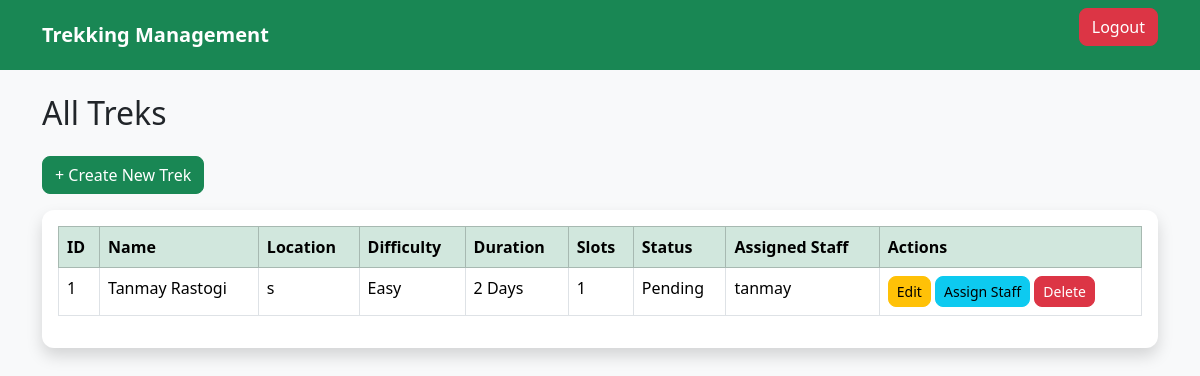
/admin/treks (signed in), run on an earlier commit of the app's database.
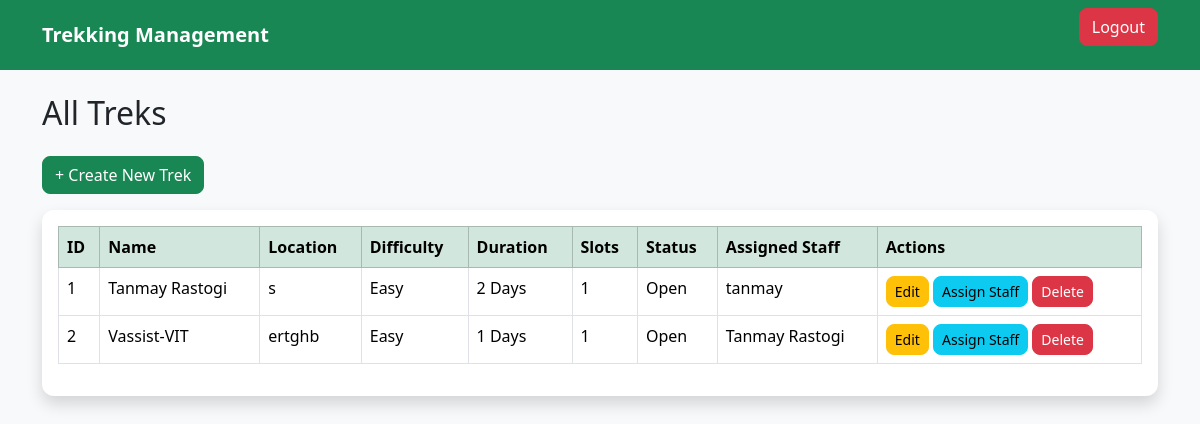
And on a later commit of the database.
### models/trek.py (models this page shows, shortened)
class Trek(db.Model):
    __tablename__ = "treks"
    id = db.Column(db.Integer, primary_key=True)
    trek_name = db.Column(db.String(100), nullable=False)
    location = db.Column(db.String(100), nullable=False)
    difficulty = db.Column(db.String(20), nullable=False)
    duration = db.Column(db.Integer, nullable=False)
    available_slots = db.Column(db.Integer, nullable=False)
    description = db.Column(db.Text)
    start_date = db.Column(db.Date, nullable=False)
    end_date = db.Column(db.Date, nullable=False)
    status = db.Column(
        db.String(20),
        default="Open"
    )
    assigned_staff_id = db.Column(
        db.Integer,
        db.ForeignKey("staff_profiles.id"),
        nullable=True
    )
    bookings = db.relationship(
        "Booking",
        backref="trek",
        lazy=True
    )

### models/user.py (models this page shows, shortened)
class User(UserMixin, db.Model):
    __tablename__ = "users"
    id = db.Column(db.Integer, primary_key=True)
    name = db.Column(db.String(100), nullable=False)
    email = db.Column(db.String(120), unique=True, nullable=False)
    password = db.Column(db.String(255), nullable=False)
    role = db.Column(db.String(20), nullable=False)
    is_active = db.Column(db.Boolean, default=True)
    is_blacklisted = db.Column(db.Boolean, default=False)
    created_at = db.Column(db.DateTime, default=datetime.utcnow)
    bookings = db.relationship("Booking", backref="user", lazy=True)
    staff_profile = db.relationship(
        "StaffProfile",
        backref="user",
        uselist=False
    )

### routes/admin.py (the view)
@admin.route("/admin/treks")
@login_required
def view_treks():
    if current_user.role != "admin":
        flash("Access Denied!", "danger")
        return redirect(url_for("home"))
    treks = Trek.query.order_by(Trek.id).all()
    return render_template(
        "admin/view_treks.html",
        treks=treks
    )

### app.py (called while the page is built)
@login_manager.user_loader
def load_user(user_id):
    return User.query.get(int(user_id))

### templates/admin/view_treks.html (shortened to what this page needs)
{% extends "base.html" %}
{% block content %}
<h2 class="mb-4">All Treks</h2>
<div class="mb-3">
    <a href="{{ url_for('admin.create_trek') }}" class="btn btn-success">
        + Create New Trek
    </a>
</div>
<div class="card shadow">
    <div class="card-body">
        <table class="table table-bordered table-hover">
            <thead class="table-success">
                <tr>
                    <th>ID</th>
                    <th>Name</th>
                    <th>Location</th>
                    <th>Difficulty</th>
                    <th>Duration</th>
                    <th>Slots</th>
                    <th>Status</th>
                    <th>Assigned Staff</th>
                    <th>Actions</th>
                </tr>
            </thead>
            <tbody>
                {% for trek in treks %}
                <tr>
                    <td>{{ trek.id }}</td>
                    <td>{{ trek.trek_name }}</td>
                    <td>{{ trek.location }}</td>
                    <td>{{ trek.difficulty }}</td>
                    <td>{{ trek.duration }} Days</td>
                    <td>{{ trek.available_slots }}</td>
                    <td>{{ trek.status }}</td>
                    <td>
{% if trek.staff %}
{{ trek.staff.user.name }}
{% else %}
<span class="text-danger">
Not Assigned
</span>
{% endif %}
</td>
                    <td>
                        <a href="{{ url_for('admin.edit_trek', trek_id=trek.id) }}"
   class="btn btn-warning btn-sm">
    Edit
</a>
<a
href="{{ url_for('admin.assign_staff', trek_id=trek.id) }}"
class="btn btn-info btn-sm">
Assign Staff
</a>
                        <a href="{{ url_for('admin.delete_trek', trek_id=trek.id) }}"
   class="btn btn-danger btn-sm"
   onclick="return confirm('Are you sure you want to delete this trek?')">
    Delete
</a>
                    </td>
                </tr>
                {% else %}
                <tr>
                    <td colspan="8" class="text-center">
                        No treks available.
                    </td>
                </tr>
                {% endfor %}
            </tbody>
        </table>
    </div>
</div>
{% endblock %}

### templates/base.html (shortened to what this page needs)
<!DOCTYPE html>
<html lang="en">
<head>
    <link href="https://cdn.jsdelivr.net/npm/bootstrap@5.3.3/dist/css/bootstrap.min.css" rel="stylesheet">
    <link rel="stylesheet" href="{{ url_for('static', filename='css/style.css') }}">
</head>
<body class="bg-light">
    <nav class="navbar navbar-expand-lg navbar-dark bg-success">
    <div class="container">
        <a class="navbar-brand fw-bold" href="/">Trekking Management</a>
        <div class="ms-auto">
            {% if current_user.is_authenticated %}
            <div class="d-flex justify-content-between mb-3">
    <a href="{{ url_for('auth.logout') }}"
       class="btn btn-danger">
        Logout
    </a>
</div>
            {% endif %}
        </div>
    </div>
</nav>
    <div class="container mt-4">
        {% block content %}
        {% endblock %}
    </div>
</body>
</html>

### static/css/style.css (style rules this page uses)
body { background-color:#f8f9fa; }
.navbar-brand { font-weight:bold; }
.card { border:none; border-radius:12px; }
.btn { border-radius:8px; }

What changed in the data, as far as the page shows it:
changed Trek "tanmay": status "Pending" → "Open"
added Trek: id "2", trek_name "Vassist-VIT", location "ertghb", difficulty "Easy", duration "1", available_slots "1", status "Open", staff.user.name "Tanmay Rastogi"
